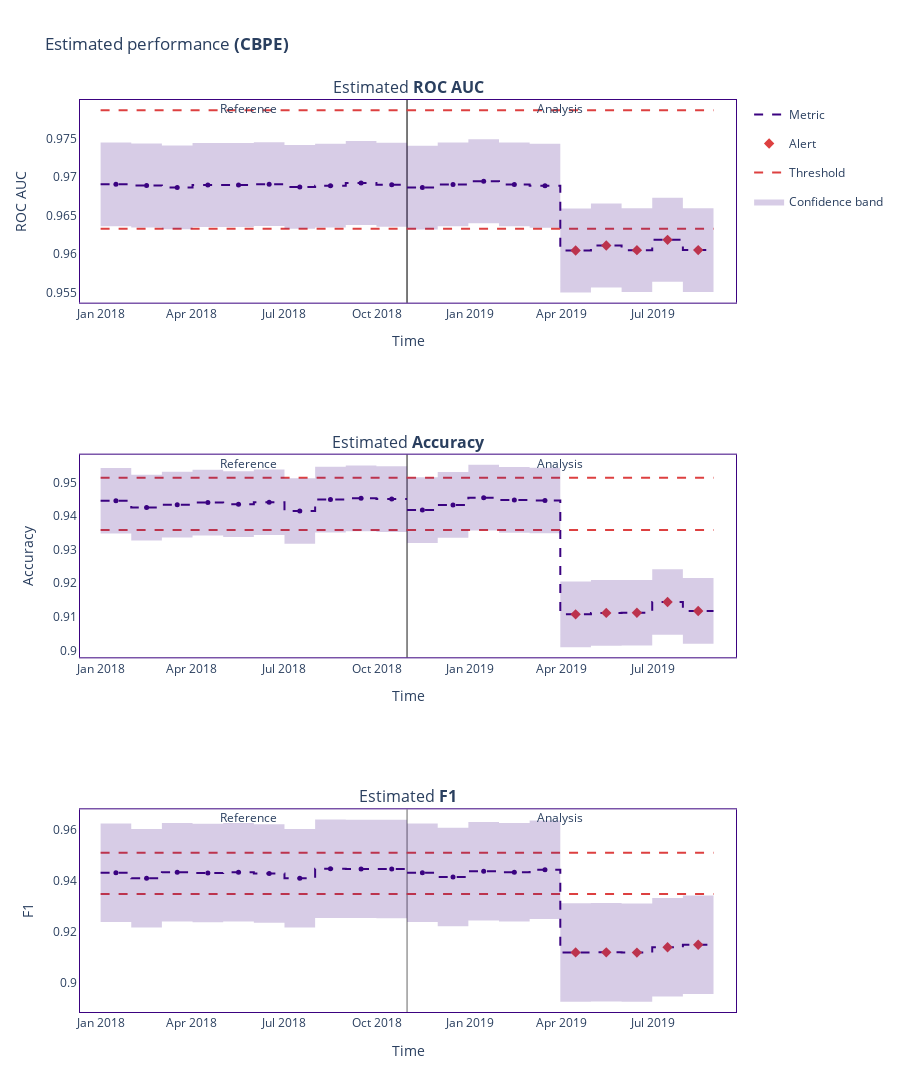

Notebook code cell kept with this figure:
### Code cell
metric_fig = results.plot()
metric_fig.show()
